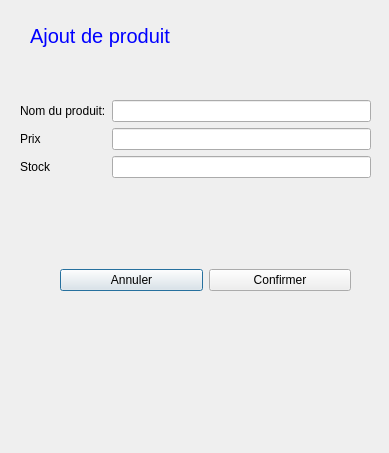
<?xml version="1.0" encoding="UTF-8"?>
<ui version="4.0">
 <class>Ajout_produit</class>
 <widget class="QDialog" name="Ajout_produit">
  <property name="geometry">
   <rect>
    <x>0</x>
    <y>0</y>
    <width>389</width>
    <height>453</height>
   </rect>
  </property>
  <property name="windowTitle">
   <string>Dialog</string>
  </property>
  <widget class="QWidget" name="formLayoutWidget">
   <property name="geometry">
    <rect>
     <x>20</x>
     <y>100</y>
     <width>351</width>
     <height>111</height>
    </rect>
   </property>
   <layout class="QFormLayout" name="formLayout">
    <item row="0" column="0">
     <widget class="QLabel" name="label">
      <property name="text">
       <string>Nom du produit:</string>
      </property>
     </widget>
    </item>
    <item row="1" column="0">
     <widget class="QLabel" name="label_2">
      <property name="text">
       <string>Prix</string>
      </property>
     </widget>
    </item>
    <item row="2" column="0">
     <widget class="QLabel" name="label_3">
      <property name="text">
       <string>Stock</string>
      </property>
     </widget>
    </item>
    <item row="0" column="1">
     <widget class="QLineEdit" name="nomEdit"/>
    </item>
    <item row="1" column="1">
     <widget class="QLineEdit" name="prixEdit"/>
    </item>
    <item row="2" column="1">
     <widget class="QLineEdit" name="stockEdit"/>
    </item>
   </layout>
  </widget>
  <widget class="QWidget" name="horizontalLayoutWidget">
   <property name="geometry">
    <rect>
     <x>60</x>
     <y>240</y>
     <width>291</width>
     <height>80</height>
    </rect>
   </property>
   <layout class="QHBoxLayout" name="horizontalLayout">
    <item>
     <widget class="QPushButton" name="annulerBtn">
      <property name="text">
       <string>Annuler</string>
      </property>
     </widget>
    </item>
    <item>
     <widget class="QPushButton" name="ajouterBtn">
      <property name="text">
       <string>Confirmer</string>
      </property>
     </widget>
    </item>
   </layout>
  </widget>
  <widget class="QLabel" name="label_4">
   <property name="geometry">
    <rect>
     <x>30</x>
     <y>20</y>
     <width>151</width>
     <height>31</height>
    </rect>
   </property>
   <property name="styleSheet">
    <string notr="true">font-size: 20px;
color: blue;</string>
   </property>
   <property name="text">
    <string>Ajout de produit</string>
   </property>
  </widget>
 </widget>
 <resources/>
 <connections/>
</ui>
